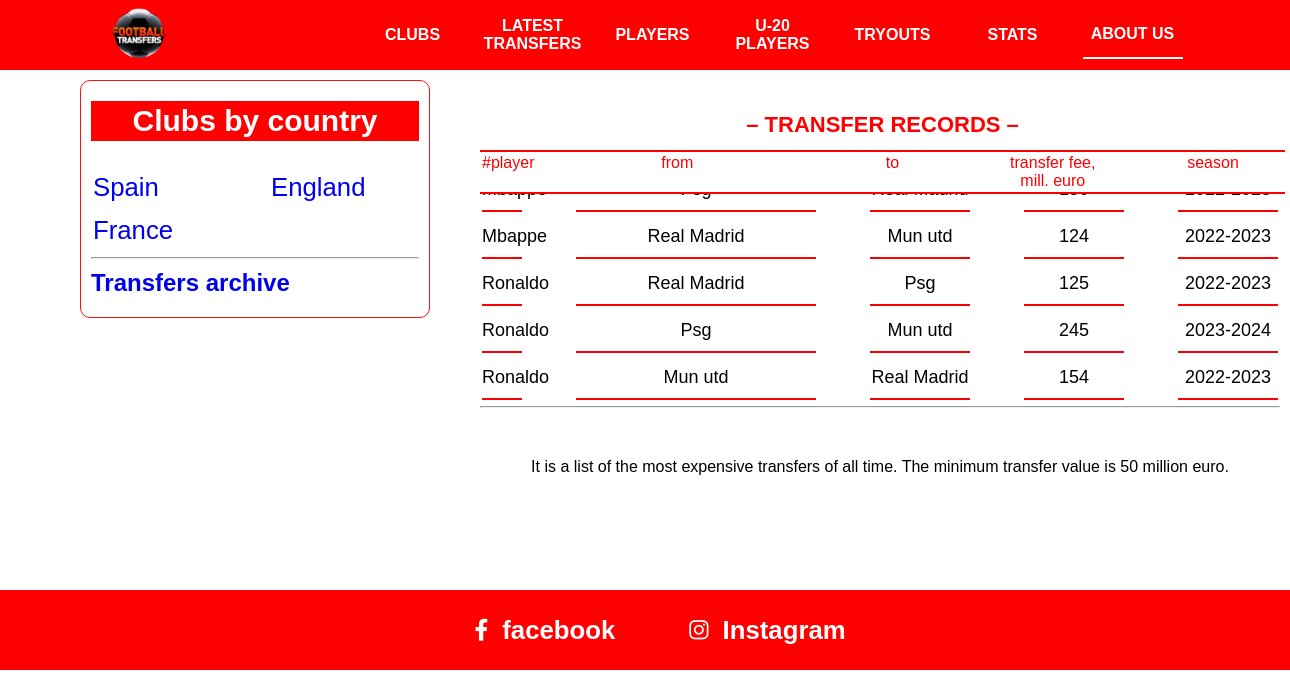
/record1/, run on an earlier commit of the app's database.
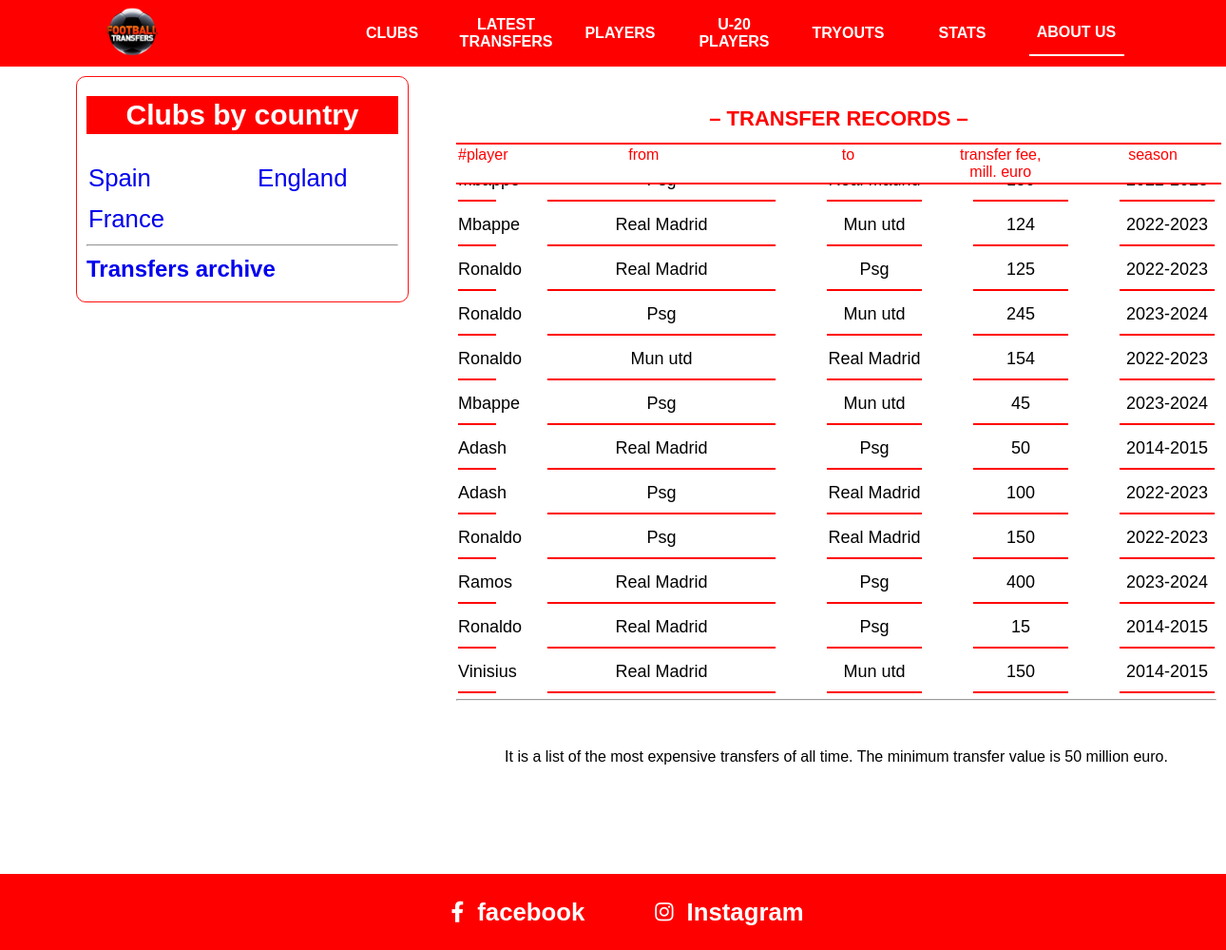
And on a later commit of the database.
### mainApp/models.py (models this page shows, shortened)
class Davlat(models.Model):
    nom = models.CharField(max_length=255,unique=True)
    class Meta:
        verbose_name = "Davlat"
        verbose_name_plural = "Davlatlar"

class Transfer(models.Model):
    player = models.ForeignKey(Player, on_delete=models.SET_NULL, null=True)
    club_eski = models.ForeignKey(Club, on_delete=models.SET_NULL, related_name='eskilar', null=True)
    club_yangi = models.ForeignKey(Club, on_delete=models.SET_NULL, related_name='yangilar', null=True)
    narx = models.PositiveSmallIntegerField(blank=True, null=True)
    taxmin_narx = models.PositiveSmallIntegerField(blank=True, null=True)
    sana = models.DateField(blank=True, null=True)
    mavsum = models.CharField(max_length=255,blank=True,null=True)
    class Meta:
        verbose_name = "Transfer"
        verbose_name_plural = "Transferlar"

class Player(models.Model):
    ism = models.CharField(max_length=255, blank=True)
    club = models.ForeignKey(Club, on_delete=models.SET_NULL, null=True)
    davlat = models.ForeignKey(Davlat, on_delete=models.SET_NULL, null=True)
    narx = models.PositiveSmallIntegerField(blank=True, null=True)
    t_yil = models.DateField(blank=True, null=True)
    class Meta:
        verbose_name = "Player"
        verbose_name_plural = "Playerlar"

class Club(models.Model):
    nom = models.CharField(max_length=255)
    rasm = models.ImageField(upload_to='clublar/', blank=True, null=True)
    prezident = models.CharField(max_length=255, blank=True)
    murabbiy = models.CharField(max_length=255, blank=True)
    t_sana = models.DateField(blank=True, null=True)
    top_transfer = models.TextField(blank=True)
    davlat = models.ForeignKey(Davlat, on_delete=models.SET_NULL, null=True)
    kapital = models.PositiveSmallIntegerField(blank=True, null=True)
    class Meta:
        verbose_name = "Club"
        verbose_name_plural = "Clublar"

### mainApp/views.py (the view)
# urls.py: path('record1/', t_records, name='record1'),
def t_records(request):
    context = {
        'records': Transfer.objects.all()
    }
    return render(request, 'stats/transfer-records.html', context)

### mainApp/context_processors.py (called while the page is built)
def countries(request):
        davlatlar=Davlat.objects.all()
        if len(davlatlar)%2 == 0:
            countries1=davlatlar[:len(davlatlar)//2]
            countries2=davlatlar[len(davlatlar)//2:]
        else:
            countries1 = davlatlar[:(len(davlatlar)+1) // 2]
            countries2 = davlatlar[(len(davlatlar)+1) // 2:]
        context ={
            'countries1': countries1,
            'countries2': countries2,
        }
        return context

### templates/stats/transfer-records.html
{% extends 'header.html' %}
{% block content %}
<div class="nav">
    <h2>– TRANSFER RECORDS –</h2>
    <table class="content-nav">
        <thead>
        <tr>
            <td>#player</td>
            <td>from</td>
            <td>to</td>
            <td>
                transfer fee, <br/>
                mill. euro
            </td>
            <td>
                season
            </td>
        </tr>
        </thead>
    </table>
</div>
<div class="latest-transfers">
    <table class="top-players">
        {% for i in records %}
        <tr>
            <td>{{ i.player.ism }}</td>
            <td>{{i.club_eski.nom}}</td>
            <td>{{i.club_yangi.nom}}</td>
            <td>{{i.narx}}</td>
            <td>{{i.mavsum}}</td>
        </tr>
        {% endfor %}
    </table>
    <hr>
    <p>It is a list of the most expensive transfers of all time. The minimum transfer value is 50 million euro.</p>
</div>
{% endblock %}

### templates/header.html (shortened to what this page needs)
<!DOCTYPE html>
<html>
  <head>
    {% load static %}
    <link rel="stylesheet" type="text/css" media="screen" href="{% static 'css/main.css' %}" />
    <link
      rel="stylesheet"
      href="https://cdnjs.cloudflare.com/ajax/libs/font-awesome/6.1.1/css/all.min.css"
    />
  </head>
  <body>
    <div class="container">
      <div class="navbar">
        <div class="icon">
          <a href="./index.html">
            <img src="img/12252568_173-removebg-preview.png" alt="" />
          </a>
        </div>
        <div class="links">
          <div><a href="{% url 'clubs' %}">CLUBS</a></div>
          <div><a href="{% url 'latest' %}">LATEST TRANSFERS</a></div>
          <div><a href="{% url 'players' %}">PLAYERS</a></div>
          <div><a href="{% url 'u_20' %}">U-20 PLAYERS</a></div>
          <div><a href="{% url 'tryouts' %}">TRYOUTS</a></div>
          <div><a href="{% url 'stats' %}">STATS</a></div>
          <div class="navActive"><a href="{% url 'about' %}">ABOUT US</a></div>
        </div>
      </div>
      <div class="country-clubs">
        <h2 id="title">Clubs by country</h2>
        <div class="country">
          <div>
            {% for i in countries1 %}
          <h3><a href="/{{i.nom}}/clubs/">{{i.nom}}</a> <br /></h3>
         {% endfor %}
          </div>
           <div>
            {% for i in countries2 %}
          <h3><a href="/{{i.nom}}/clubs/">{{i.nom}}</a> <br /></h3>
         {% endfor %}
          </div>
        </div>
         <hr>
        <h2><a href="/archive/">Transfers archive</a></h2>
      </div>
        {% block content %}
        {% endblock %}
        <div class="footer">
        <a href="https://www.facebook.com/topfootballtransfers/">
          <div>
            <i class="fa-brands fa-facebook-f"></i> &nbsp;
            <h3>facebook</h3>
          </div>
        </a>
        <a href="https://www.instagram.com/topfootballtransfers/">
          <div>
            <i class="fa-brands fa-instagram"></i> &nbsp;
            <h3>Instagram</h3>
          </div>
        </a>
      </div>
    </div>
  </body>
</html>

### static/css/main.css (style rules this page uses)
* { margin: 0; padding: 0; box-sizing: border-box; }
.container { width: 100% !important; display: inline-block; font-family: sans-serif; }
.container .navbar { width: 100%; background-color: red; display: flex; align-items: center; justify-content: space-around; position: fixed; z-index: 99; height: 70px !important; }
.container .navbar .icon { width: 100px; overflow: hidden; }
.container .navbar .icon img { width: 130%; margin-left: -14%; }
.container .navbar .links { z-index: 999; display: flex; }
.container .navbar .links div { width: 100px; text-align: center; display: flex; align-items: center; margin-right: 20px; }
.container .navbar .links div a { color: white; font-weight: 700; text-decoration: none; width: 100px !important; height: 45px; display: flex; align-items: center; justify-content: center; }
.container .navActive { border-bottom: 2px solid white !important; }
.country-clubs { width: 350px; border: 1px solid rgb(255, 16, 16); border-radius: 10px; position: fixed; top: 80px; left: 80px; padding: 10px 10px; padding-bottom: 10px; }
.country-clubs h2 { margin: 10px 0px; transition: all 0.3s ease; }
.country-clubs h2 a { text-decoration: none; }
.country-clubs #title { font-size: 30px; background-color: red; color: white; text-align: center; line-height: 40px; }
.country-clubs .country { width: 100%; display: flex; flex-wrap: wrap; justify-content: space-between; font-size: 22px; margin-top: 20px; }
.country-clubs .country div { width: 150px; height: 100%; }
.country-clubs .country h3 { font-weight: 100 !important; margin: 10px 0px !important; width: 100%; padding: 2px 2px; transition: all 0.3s ease; }
.country-clubs .country h3 a { text-decoration: none; margin-top: 20px !important; }
.nav { width: 805px; background-color: white; position: fixed; left: 480px; top: 70px; }
.nav h2 { text-align: center; color: red; line-height: 50px; padding-top: 30px; font-size: 22px; }
.latest-transfers { display: inline-block; width: 800px; margin-left: 480px; margin-top: 120px !important; }
.latest-transfers p { text-align: center; margin: 50px 0px 110px 0px; }
.players tr td:nth-child(2), .top-players tr td:nth-child(2), .playerss tr td:nth-child(2) { width: 240px; }
.players tr td:nth-child(1), .top-players tr td:nth-child(1), .playerss tr td:nth-child(1) { width: 40px !important; }
.top-players { width: 100%; }
.top-players tr { display: flex; justify-content: space-between; overflow: hidden; }
.top-players tr td { width: 100px; margin-bottom: 4px; font-size: 18px; border-bottom: 2px solid rgb(255, 0, 0); text-align: center; padding: 10px 0px; }
.latest-transfers { display: inline-block; width: 800px; margin-left: 480px; margin-top: 220px; overflow: hidden; }
.latest-transfers p { text-align: center; }
.content-nav { border-top: 2px solid rgb(255, 0, 0); border-bottom: 2px solid rgb(255, 0, 0); width: 100%; }
.content-nav tr { display: flex; justify-content: space-between !important; }
.content-nav tr td { width: 140px; color: red; text-align: center; }
.content-nav tr td:nth-child(1) { width: 50px; }
.content-nav tr td:nth-child(2) { width: 250px; }
.footer { width: 100%; background-color: red; height: 80px; display: flex; align-items: center; justify-content: center; font-size: 22px; padding-left: 80px; }
.footer a { margin-right: 50px; color: white; text-decoration: none; word-spacing: 8px; padding: 4px 12px; border-radius: 5px; transition: all 0.3s ease; }
.footer a div { display: flex; align-items: center; }

What changed in the data, as far as the page shows it:
added Transfer: player.ism "Mbappe", club_eski.nom "Psg", club_yangi.nom "Mun utd", narx "45", mavsum "2023-2024"
added Transfer: player.ism "Adash", club_eski.nom "Real Madrid", club_yangi.nom "Psg", narx "50", mavsum "2014-2015"
added Transfer: player.ism "Adash", club_eski.nom "Psg", club_yangi.nom "Real Madrid", narx "100", mavsum "2022-2023"
added Transfer: player.ism "Ronaldo", club_eski.nom "Psg", club_yangi.nom "Real Madrid", narx "150", mavsum "2022-2023"
added Transfer: player.ism "Ramos", club_eski.nom "Real Madrid", club_yangi.nom "Psg", narx "400", mavsum "2023-2024"
added Transfer: player.ism "Ronaldo", club_eski.nom "Real Madrid", club_yangi.nom "Psg", narx "15", mavsum "2014-2015"
added Transfer: player.ism "Vinisius", club_eski.nom "Real Madrid", club_yangi.nom "Mun utd", narx "150", mavsum "2014-2015"
